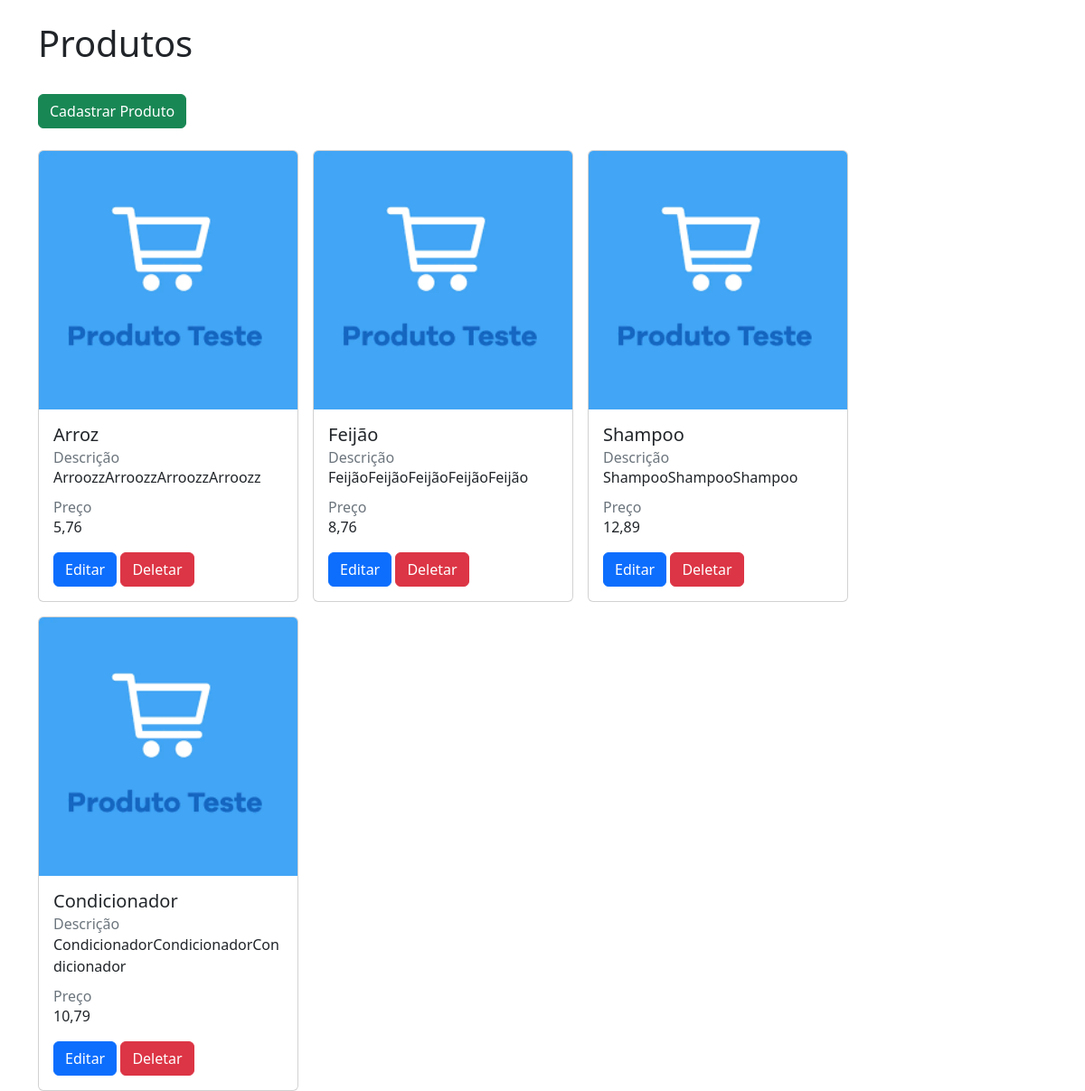
The page /produtos/ on the database as committed earlier.
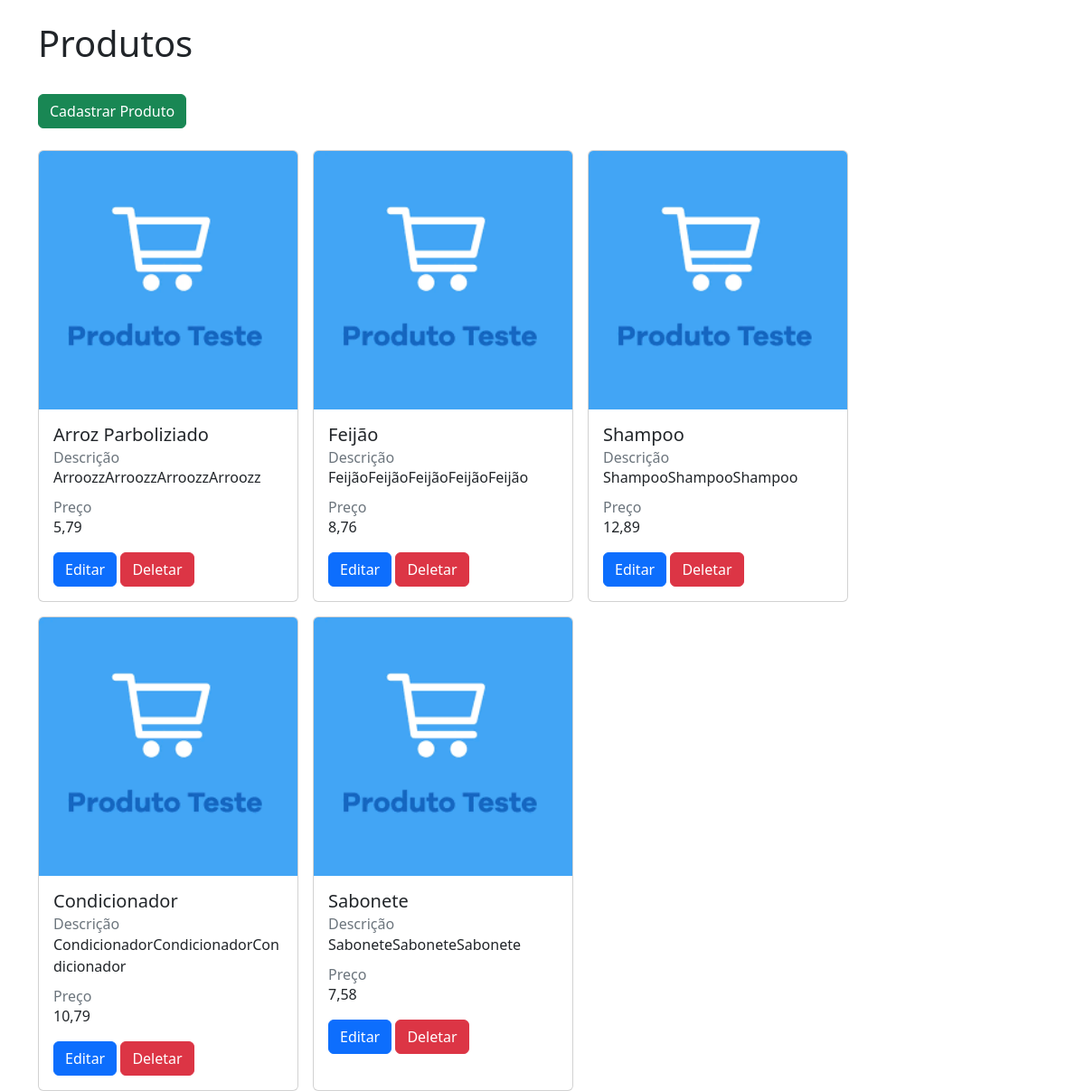
The same page on the database as committed later.
### crm/models.py (models this page shows, shortened)
class Produto(models.Model):
    nome = models.CharField(max_length=50)
    descricao = models.TextField()
    preco = models.DecimalField(max_digits=10, decimal_places=2)
    qtd_estoque = models.IntegerField()
    ativo = models.BooleanField()
    data_criacao = models.DateTimeField(auto_now_add=True)
    data_atualizacao = models.DateTimeField(auto_now=True)

### crm/views.py (the view)
# urls.py: path('', views.view_produtos, name="view_produtos"),
def view_produtos(request):
    if request.method == 'GET':
        produtos = Produto.objects.all()
        return render(request, 'view_produtos.html', {'produtos': produtos})

### crm/templates/view_produtos.html (shortened to what this page needs)
{% extends "base.html" %}
{% load static %}
{% block 'body' %}
    <div class="container">
        <br>
        <h1>Produtos</h1>
        <br>
        <a href="{% url "cadastro_produto" %}" class="btn btn-success">Cadastrar Produto</a>
        <br>
        <br>
        <div class="d-flex flex-wrap gap-3">
            {% for produto in produtos %}
                <div class="card" style="width: 18rem;">
                    <img src="{% static 'img/card-default.png' %}" class="card-img-top" alt="imagem de produto">
                    <div class="card-body">
                        <h5 class="card-title">{{produto.nome}}</h5>
                        <h6 class="card-subtitle text-muted">Descrição</h6>
                        <p class="card-text">{{produto.descricao}}</p>
                        <h6 class="card-subtitle text-muted">Preço</h6>
                        <p class="card-text">{{produto.preco}}</p>
                        <a href="{% url "editar_produto" produto.id %}" class="btn btn-primary">Editar</a>
                        <a href="{% url "deletar_produto" produto.id %}" class="btn btn-danger">Deletar</a>
                    </div>
                </div>
            {% endfor %}
        </div>
    </div>
{% endblock 'body' %}

### templates/base.html (shortened to what this page needs)
<!doctype html>
<html lang="en">
  <head>
    <link href="https://cdn.jsdelivr.net/npm/bootstrap@5.2.3/dist/css/bootstrap.min.css" rel="stylesheet">
  </head>
  <body>
    {% block 'body' %}{% endblock 'body' %}
  </body>
</html>

Rows that differ between the two databases and show on the page:
changed Produto "ArroozzArroozzArroozzArroozz": nome "Arroz" → "Arroz Parboliziado"; preco "5,76" → "5,79"
added Produto: nome "Sabonete", descricao "SaboneteSaboneteSabonete", preco "7,58"
